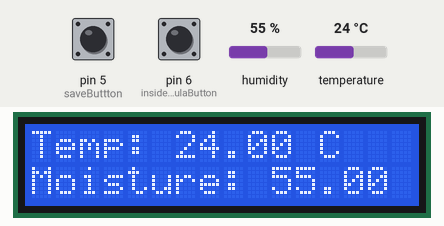
Recording of a sketch running on a simulated Arduino Uno, built with avr-gcc and run on an emulated ATmega328P. On the bench: 16×2 character LCD. The inputs (shaded band) are chosen by the test bench; at power-on: pin 5 (saveButtton) HIGH, pin 6 (insideFormulaButton) HIGH, humidity 55 %, temperature 24 °C. Storage starts empty; what the sketch prints to the serial monitor is not drawn.

Above: at 2.3 s.
2.4 s: pin 5 (saveButtton) pulled LOW for 2.4 s
At 3.8 s:
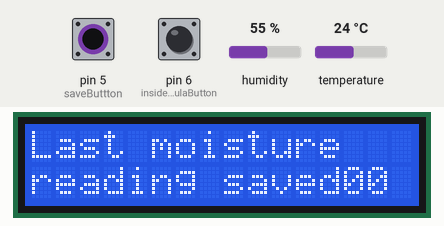
6.7 s: pin 6 (insideFormulaButton) pulled LOW for 2.4 s
At 8.0 s:
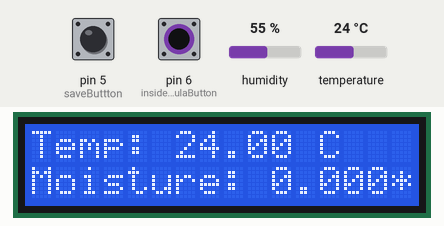
10.9 s: pin 5 (saveButtton) pulled LOW for 2.4 s
At 12.2 s:
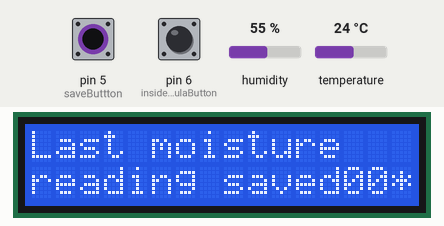
14.9 s: humidity set to 22 %
At 16.4 s:
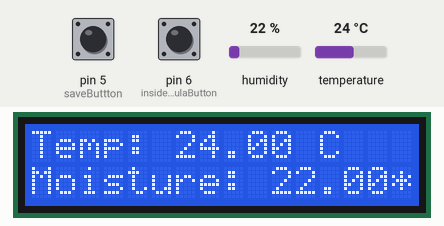
17.7 s: temperature set to 12 °C
At 20.0 s:
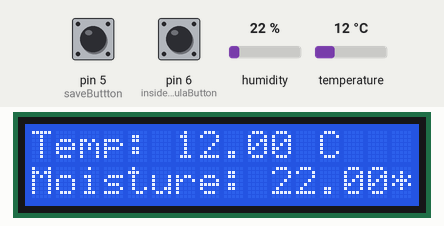
21.1 s: pin 6 (insideFormulaButton) pulled LOW for 2.4 s
At 22.5 s:
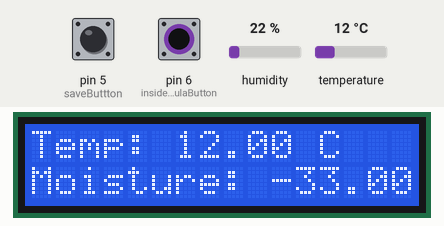
Timing chart, 0 to 24.1 s (numbered marks = the images above; inputs shaded):
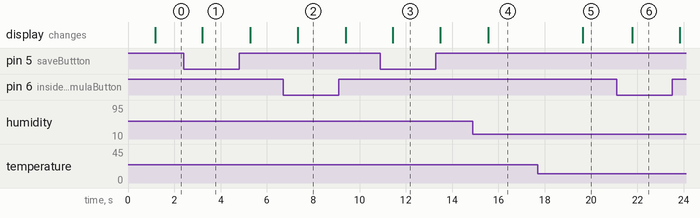

The sketch:

version3.ino
```cpp
#include <DHT.h>
#include <SPI.h>
#include <SD.h>
#include <LiquidCrystal_I2C.h>
#include <Wire.h>

const int chipSelect = 10; //using SPI for SD card
LiquidCrystal_I2C lcd(0x27, 16, 2);

#define DHTPIN 3
#define DHTTYPE DHT22
DHT dht(DHTPIN, DHTTYPE);

char filename[]="data.txt";
int chk;

float savedHum=0;
float hum;
float temp;

String offset="             ";

const int saveButtton=5;
const int insideFormulaButton=6;

void setup()
{
  pinMode(saveButtton,INPUT_PULLUP);
  pinMode(insideFormulaButton,INPUT_PULLUP);

  Serial.begin(9600);
  dht.begin();
  lcd.begin();

  lcd.backlight();
  lcd.clear();
  initSDCard();

}

void loop()
{
  hum = dht.readHumidity();
  temp = dht.readTemperature();

  // Save last reading pag pinindot.
  // Isang pindot lang, may indicator naman sa lcd
  // pag nakasave na yung last reading.
  if(!digitalRead(saveButtton))
  {
    savedHum=hum;
    lcd.setCursor(0,0);
    lcd.print("Last moisture");
    lcd.setCursor(0,1);
    lcd.print("reading saved");

    // Delay para mabasa message.
    delay(2000);
  }

  if(!digitalRead(insideFormulaButton))
  {
    if(savedHum!=0)
    {
      hum=hum-savedHum;
    }

    lcd.setCursor(15,1);
    lcd.print("*");
  }

  String rowOne="Temp: " + String(temp) +  String(" C ") ;
  String rowTwo="Moisture: " + String(hum);

  lcd.setCursor(0,0);
  lcd.print(rowOne);
  lcd.setCursor(0,1);
  lcd.print(rowTwo);

  Serial.println("========================");
  Serial.println(rowOne);
  Serial.println(rowTwo);
  Serial.println("========================");

  saveData();

  delay(2000);
}

void initSDCard()
{
  lcd.setCursor(0, 0); lcd.print("Initializing");
  lcd.setCursor(0, 1); lcd.print("SD card...");

  delay(1000);

  if (!SD.begin(chipSelect))
  { //check if sd card mod. is working
    lcd.clear();
    lcd.setCursor(0, 0); lcd.print("Card not FOUND");
    lcd.setCursor(0, 1); lcd.print("Please Restart.");
    while (1);
  }
}
void saveData()
{
  File dataFile = SD.open(filename, FILE_WRITE);

  if (dataFile)
  { // if the file is available, write to it:
    dataFile.print("Temperature: "); dataFile.print(temp); dataFile.print("C");dataFile.print(",");
    dataFile.print("Humidity: "); dataFile.print(hum); dataFile.println(" % ");
    dataFile.close();
  }
  else
  { // if the file isn't open, pop up an error

    lcd.clear();
    lcd.setCursor(0,0); lcd.print("Error Saving Data.");
    lcd.setCursor(0,1); lcd.print("File not found");

  }
}
```

Measured:
- after the input at 2.4 s, the display: changes after 0.81 s (image 1)
- after the input at 6.7 s, the display: changes after 0.64 s (image 2)
- after the input at 10.9 s, the display: changes after 0.53 s (image 3)
- after the input at 14.9 s, the display: changes after 0.66 s (image 4)
- after the input at 17.7 s, the display: changes after 1.9 s (image 5)
- after the input at 21.1 s, the display: changes after 0.67 s (image 6)
